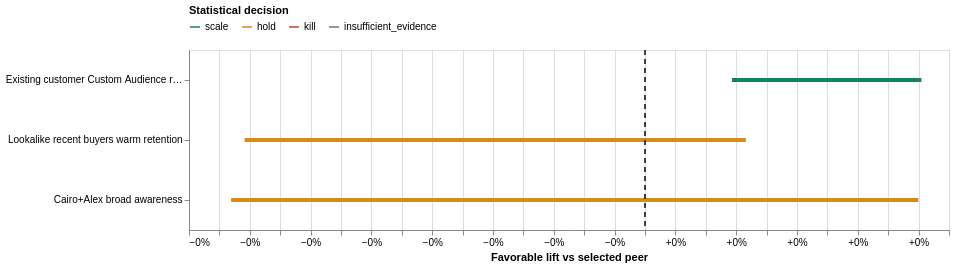
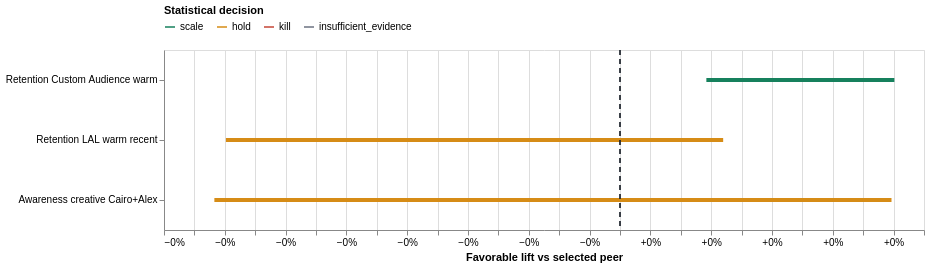
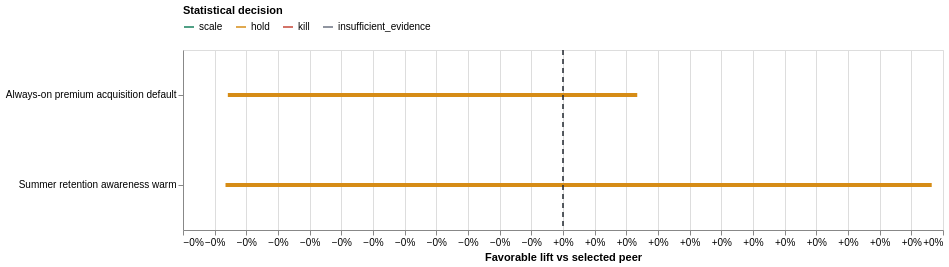

Notebook code for these charts, in order:
### Code cell
child_chart_data = child_summary.dropna(subset=["Lift low", "Lift high"]).copy()
child_chart_data = child_chart_data.sort_values(
    "Probability better", ascending=False
).groupby("Level", as_index=False).head(10)
for level in ["adset", "ad", "creative", "audience"]:
    level_data = child_chart_data[child_chart_data["Level"].eq(level)]
    if level_data.empty:
        continue
    base = alt.Chart(level_data)
    child_chart = base.mark_rule(strokeWidth=4).encode(
        y=alt.Y("Entity:N", sort="-x", title=None),
        x=alt.X("Lift low:Q", title="Favorable lift vs selected peer", axis=alt.Axis(format="+.0%")),
        x2="Lift high:Q",
        color=alt.Color(
            "Statistical decision:N",
            scale=alt.Scale(domain=list(DECISION_COLORS), range=list(DECISION_COLORS.values())),
            legend=alt.Legend(orient="top"),
        ),
        tooltip=[
            "Level", "Campaign", "Entity", "Successes", "Trials",
            alt.Tooltip("Probability better:Q", format=".2%"),
            "Final action",
        ],
    )
    zero = base.mark_rule(color="#20262e", strokeDash=[5, 4]).encode(
        x=alt.datum(0)
    )
    display(Markdown(f"### {level.title()} favorable-lift ranges"))
    display((child_chart + zero).properties(
        width=760, height=max(180, len(level_data) * 38)
    ))

### Figure 1 — Vega-Lite specification as saved in the notebook (floating-point values rounded to 4 significant figures)
{"config": {"view": {"continuousWidth": 300, "continuousHeight": 300}}, "layer": [{"mark": {"type": "rule", "strokeWidth": 4}, "encoding": {"color": {"field": "Statistical decision", "legend": {"orient": "top"}, "scale": {"domain": ["scale", "hold", "kill", "insufficient_evidence"], "range": ["#16815d", "#d68c16", "#c44536", "#6b7280"]}, "type": "nominal"}, "tooltip": [{"field": "Level", "type": "nominal"}, {"field": "Campaign", "type": "nominal"}, {"field": "Entity", "type": "nominal"}, {"field": "Successes", "type": "quantitative"}, {"field": "Trials", "type": "quantitative"}, {"field": "Probability better", "format": ".2%", "type": "quantitative"}, {"field": "Final action", "type": "nominal"}], "x": {"axis": {"format": "+.0%"}, "field": "Lift low", "title": "Favorable lift vs selected peer", "type": "quantitative"}, "x2": {"field": "Lift high"}, "y": {"field": "Entity", "sort": "-x", "title": null, "type": "nominal"}}}, {"mark": {"type": "rule", "color": "#20262e", "strokeDash": [5, 4]}, "encoding": {"x": {"datum": 0}}}], "data": {"name": "data-f67477dc6ac35042ad47074b2526e151"}, "height": 180, "width": 760, "$schema": "https://vega.github.io/schema/vega-lite/v5.20.1.json", "datasets": {"data-f67477dc6ac35042ad47074b2526e151": [{"Level": "adset", "Campaign": "Summer Retention Push", "Entity": "Existing customer Custom Audience retention", "Successes": 11080.0, "Trials": 842200.0, "Raw rate": 0.01316, "Corrected rate": 0.01296, "Lift low": 0.0005726, "Lift high": 0.001818, "Probability better": 1.0, "Benchmark source": "same_objective", "Benchmark quality": "decision_grade", "Statistical decision": "scale", "Final action": "keep_as_test", "Spend": 4708.0}, {"Level": "adset", "Campaign": "Awareness Boost January", "Entity": "Cairo+Alex broad awareness", "Successes": 13030.0, "Trials": 1090000.0, "Raw rate": 0.01196, "Corrected rate": 0.01196, "Lift low": -0.002723, "Lift high": 0.001799, "Probability better": 0.3886, "Benchmark source": "same_objective", "Benchmark quality": "decision_grade", "Statistical decision": "hold", "Final action": "keep_as_test", "Spend": 5967.0}, {"Level": "adset", "Campaign": "Summer Retention Push", "Entity": "Lookalike recent buyers warm retention", "Successes": 11130.0, "Trials": 964100.0, "Raw rate": 0.01154, "Corrected rate": 0.01156, "Lift low": -0.002634, "Lift high": 0.0006634, "Probability better": 0.1286, "Benchmark source": "same_objective", "Benchmark quality": "decision_grade", "Statistical decision": "hold", "Final action": "keep_as_test", "Spend": 4299.0}]}}

### Figure 2 — Vega-Lite specification as saved in the notebook (floating-point values rounded to 4 significant figures)
{"config": {"view": {"continuousWidth": 300, "continuousHeight": 300}}, "layer": [{"mark": {"type": "rule", "strokeWidth": 4}, "encoding": {"color": {"field": "Statistical decision", "legend": {"orient": "top"}, "scale": {"domain": ["scale", "hold", "kill", "insufficient_evidence"], "range": ["#16815d", "#d68c16", "#c44536", "#6b7280"]}, "type": "nominal"}, "tooltip": [{"field": "Level", "type": "nominal"}, {"field": "Campaign", "type": "nominal"}, {"field": "Entity", "type": "nominal"}, {"field": "Successes", "type": "quantitative"}, {"field": "Trials", "type": "quantitative"}, {"field": "Probability better", "format": ".2%", "type": "quantitative"}, {"field": "Final action", "type": "nominal"}], "x": {"axis": {"format": "+.0%"}, "field": "Lift low", "title": "Favorable lift vs selected peer", "type": "quantitative"}, "x2": {"field": "Lift high"}, "y": {"field": "Entity", "sort": "-x", "title": null, "type": "nominal"}}}, {"mark": {"type": "rule", "color": "#20262e", "strokeDash": [5, 4]}, "encoding": {"x": {"datum": 0}}}], "data": {"name": "data-9fa4b6a904c91b00db57cd9737f059a8"}, "height": 180, "width": 760, "$schema": "https://vega.github.io/schema/vega-lite/v5.20.1.json", "datasets": {"data-9fa4b6a904c91b00db57cd9737f059a8": [{"Level": "ad", "Campaign": "Summer Retention Push", "Entity": "Retention Custom Audience warm", "Successes": 11080.0, "Trials": 842200.0, "Raw rate": 0.01316, "Corrected rate": 0.01296, "Lift low": 0.0005682, "Lift high": 0.001805, "Probability better": 1.0, "Benchmark source": "same_objective", "Benchmark quality": "decision_grade", "Statistical decision": "scale", "Final action": "keep_as_test", "Spend": 4708.0}, {"Level": "ad", "Campaign": "Awareness Boost January", "Entity": "Awareness creative Cairo+Alex", "Successes": 13030.0, "Trials": 1090000.0, "Raw rate": 0.01196, "Corrected rate": 0.01196, "Lift low": -0.002669, "Lift high": 0.001786, "Probability better": 0.4034, "Benchmark source": "same_objective", "Benchmark quality": "decision_grade", "Statistical decision": "hold", "Final action": "keep_as_test", "Spend": 5967.0}, {"Level": "ad", "Campaign": "Summer Retention Push", "Entity": "Retention LAL warm recent", "Successes": 11130.0, "Trials": 964100.0, "Raw rate": 0.01154, "Corrected rate": 0.01156, "Lift low": -0.002593, "Lift high": 0.0006787, "Probability better": 0.144, "Benchmark source": "same_objective", "Benchmark quality": "decision_grade", "Statistical decision": "hold", "Final action": "keep_as_test", "Spend": 4299.0}]}}

### Figure 3 — Vega-Lite specification as saved in the notebook (floating-point values rounded to 4 significant figures)
{"config": {"view": {"continuousWidth": 300, "continuousHeight": 300}}, "layer": [{"mark": {"type": "rule", "strokeWidth": 4}, "encoding": {"color": {"field": "Statistical decision", "legend": {"orient": "top"}, "scale": {"domain": ["scale", "hold", "kill", "insufficient_evidence"], "range": ["#16815d", "#d68c16", "#c44536", "#6b7280"]}, "type": "nominal"}, "tooltip": [{"field": "Level", "type": "nominal"}, {"field": "Campaign", "type": "nominal"}, {"field": "Entity", "type": "nominal"}, {"field": "Successes", "type": "quantitative"}, {"field": "Trials", "type": "quantitative"}, {"field": "Probability better", "format": ".2%", "type": "quantitative"}, {"field": "Final action", "type": "nominal"}], "x": {"axis": {"format": "+.0%"}, "field": "Lift low", "title": "Favorable lift vs selected peer", "type": "quantitative"}, "x2": {"field": "Lift high"}, "y": {"field": "Entity", "sort": "-x", "title": null, "type": "nominal"}}}, {"mark": {"type": "rule", "color": "#20262e", "strokeDash": [5, 4]}, "encoding": {"x": {"datum": 0}}}], "data": {"name": "data-45d4551e9e8b0ae74e44f7a95357a074"}, "height": 180, "width": 760, "$schema": "https://vega.github.io/schema/vega-lite/v5.20.1.json", "datasets": {"data-45d4551e9e8b0ae74e44f7a95357a074": [{"Level": "creative", "Campaign": "Summer Retention Push", "Entity": "Summer retention awareness warm", "Successes": 22210.0, "Trials": 1806000.0, "Raw rate": 0.01229, "Corrected rate": 0.01229, "Lift low": -0.001066, "Lift high": 0.001164, "Probability better": 0.552, "Benchmark source": "shared_primary_kpi_group", "Benchmark quality": "provisional", "Statistical decision": "hold", "Final action": "keep_as_test", "Spend": 9007.0}, {"Level": "creative", "Campaign": "Awareness Boost January", "Entity": "Always-on premium acquisition default", "Successes": 13030.0, "Trials": 1090000.0, "Raw rate": 0.01196, "Corrected rate": 0.012, "Lift low": -0.001058, "Lift high": 0.0002344, "Probability better": 0.11, "Benchmark source": "shared_primary_kpi_group", "Benchmark quality": "provisional", "Statistical decision": "hold", "Final action": "keep_as_test", "Spend": 5967.0}]}}
